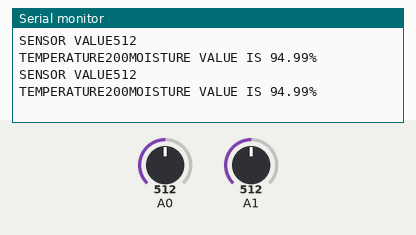
Recording of a sketch running on a simulated Arduino Uno, built with avr-gcc and run on an emulated ATmega328P. On the bench: the last lines printed to the serial monitor. Inputs (shaded band) come from the test bench; at power-on: A0 = 512, A1 = 512.

Above: at 1.8 s.
1.9 s: A0 set to 716
At 2.8 s:
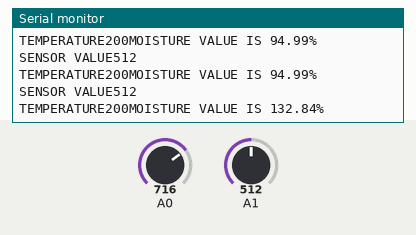
3.4 s: A1 set to 716
At 4.7 s:
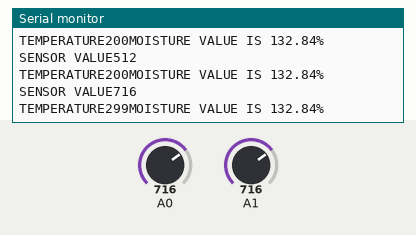
4.9 s: A0 set to 900
At 5.8 s:
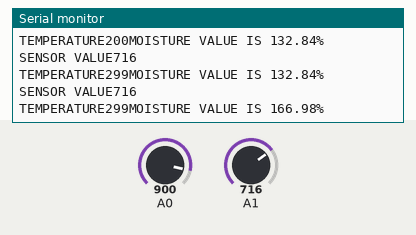
6.4 s: A1 set to 900
At 7.5 s:
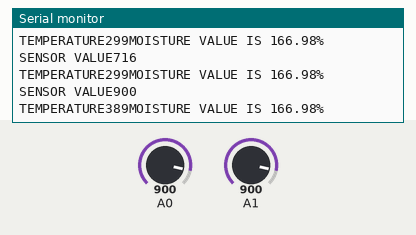
Timing chart, 0 to 8.9 s (numbered marks = the images above; inputs shaded):
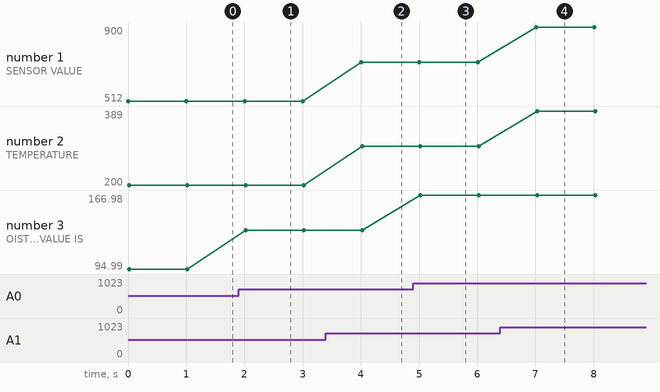

Measured:
- after the input at 1.9 s, the serial monitor: prints a new line after 0.12 s (image 1)
- after the input at 3.4 s, the serial monitor: prints a new line after 0.61 s (image 2)
- after the input at 4.9 s, the serial monitor: prints a new line after 0.12 s (image 3)
- after the input at 6.4 s, the serial monitor: prints a new line after 0.61 s (image 4)
- plotted number 1: 512 → 716 after the input at 3.4 s, 716 → 900 after the input at 6.4 s
- plotted number 2: 200 → 299 after the input at 3.4 s, 299 → 389 after the input at 6.4 s
- plotted number 3: 94.99 → 132.84 after the input at 1.9 s, 132.84 → 166.98 after the input at 4.9 s

The sketch:

soil_and_temperature1.ino
```cpp
int moisturevalue;
float moisture_percentage;
int sensorvalue=0;

void setup()
{
  Serial.begin(9600);
  pinMode(A1,INPUT);
}

void loop()
{
  sensorvalue=analogRead(A1);
  Serial.print("SENSOR VALUE");
  Serial.println(sensorvalue);
  int voltage=sensorvalue*(5000/1024.0);
  int temperature=(voltage-500)/10;
   Serial.print("TEMPERATURE");
  Serial.print(temperature);
  moisturevalue = analogRead(A0);
  moisture_percentage=((moisturevalue/539.00)*100);
  Serial.print("MOISTURE VALUE IS ");
  Serial.print(moisture_percentage);
  Serial.print("%\n");
  delay(1000);
}
```
